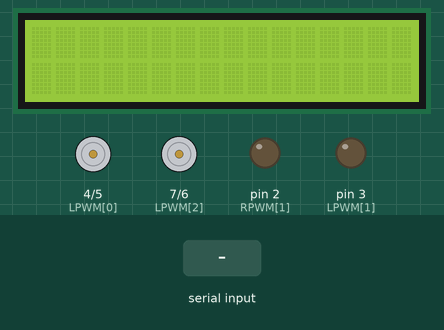
A sketch run on a simulated Arduino Uno, built with avr-gcc and run on an emulated ATmega328P. On the bench: 16×2 character LCD, motor-driver pin pairs drawn as motors (green arrow = first pin HIGH = forward, orange = second pin HIGH = backward, longer = more drive), output pins drawn as LEDs (lit = HIGH). The inputs (shaded band) are chosen by the test bench.

Above: at 1.2 s.
1.3 s: "99999" received over Serial
At 2.4 s:
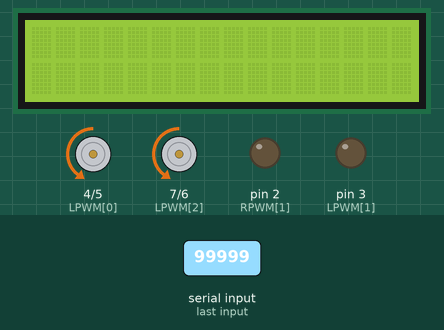
2.8 s: "90,45,200\n" received over Serial
Timing chart, 0 to 5.8 s (numbered marks = the images above; inputs shaded):
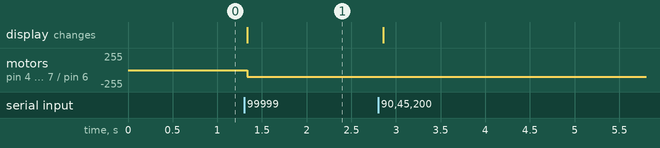

Measured:
- after the input at 1.3 s, motor on pin 4 (LPWM[0]) / pin 5 (RPWM[0]), motor on pin 7 (LPWM[2]) / pin 6 (RPWM[2]): stopped → backward 100/255 at once; the display: first changes at once (image 1 shows a later state)

The sketch:

Pid_Bola.ino
```cpp
#include <Wire.h>
#include <LiquidCrystal_I2C.h>
LiquidCrystal_I2C lcd(0x27, 16, 2);
String a;
int LPWM[] = {4, 3, 7};
int RPWM[] = {5, 2, 6};
int base = 100;
float last_degree;
String baca;

void setup(){
  Serial.begin(9600);
  lcd.begin();
  lcd.backlight();
  for(int i=0;i<3;i++){
    pinMode(LPWM[i], OUTPUT);
    pinMode(RPWM[i], OUTPUT);
  }
}

void loop(){
  lcd.clear();
  if(Serial.available()>0){
      baca = "";
      while(Serial.available()){
        char pyserial = ((byte)Serial.read());
        baca += pyserial;
        delay(5);
      }
    a = baca;
    /*String perintah = a.substring(0,1);
    String nilai = a.substring(1);      */
    if(a == "99999"){
      lcd.print("Muter");
      muter();
    }
    else{
      last_degree = a.toFloat();
      lcd.print(a.toFloat());
      //pid(a.toFloat());
    }
  }
}
```

Gerak.ino
```cpp
void pid(float kecepatan){
  float rpwm = constrain(base+a.toFloat(), 0.0, 200.0);
  float lpwm = constrain(base-a.toFloat(), 0.0, 200.0);
  //CCW 0
  analogWrite(LPWM[0], 0);
  analogWrite(RPWM[0], rpwm);
  //CW 1
  analogWrite(LPWM[1], lpwm);
  analogWrite(RPWM[1], 0);
  lcd.clear();
  lcd.setCursor(0,0);
  lcd.print("Kiri");
  lcd.setCursor(5,0);
  lcd.print(rpwm);
  lcd.setCursor(0,1);
  lcd.print("Kanan");
  lcd.setCursor(5,1);
  lcd.print(lpwm);
  //delay(100);
}

void maju(){
  //CCW 1
  analogWrite(LPWM[0], 0);
  analogWrite(RPWM[0], 100);
  //CW 2
  analogWrite(LPWM[1], 100);
  analogWrite(RPWM[1], 0);
}

void muter(){
  if (last_degree<0){
    for(int i=0; i<3; i++){
      analogWrite(LPWM[i], 100);
      analogWrite(RPWM[i], 0);
    }
  }
  else{
    for(int i=0; i<3; i++){
      analogWrite(LPWM[i], 0);
      analogWrite(RPWM[i], 100);
    }
  }
}
```

Readme.ino
```cpp
/*
 * 0       1       2
 * lpwm4   rpwm3   rpwm7
 * rpwm5   lpwm2   lpwm6
*/
/*0 ----- 1
 * \     /
 *  \   /
 *   \ /
 *    2
*/

/*CW 0
  analogWrite(LPWM[0], 100);
  analogWrite(RPWM[0], 0);
  CW 1
  analogWrite(LPWM[1], 100);
  analogWrite(RPWM[1], 0);
  CW 2
  analogWrite(LPWM[2], 100);
  analogWrite(RPWM[2], 0);
*/
```
